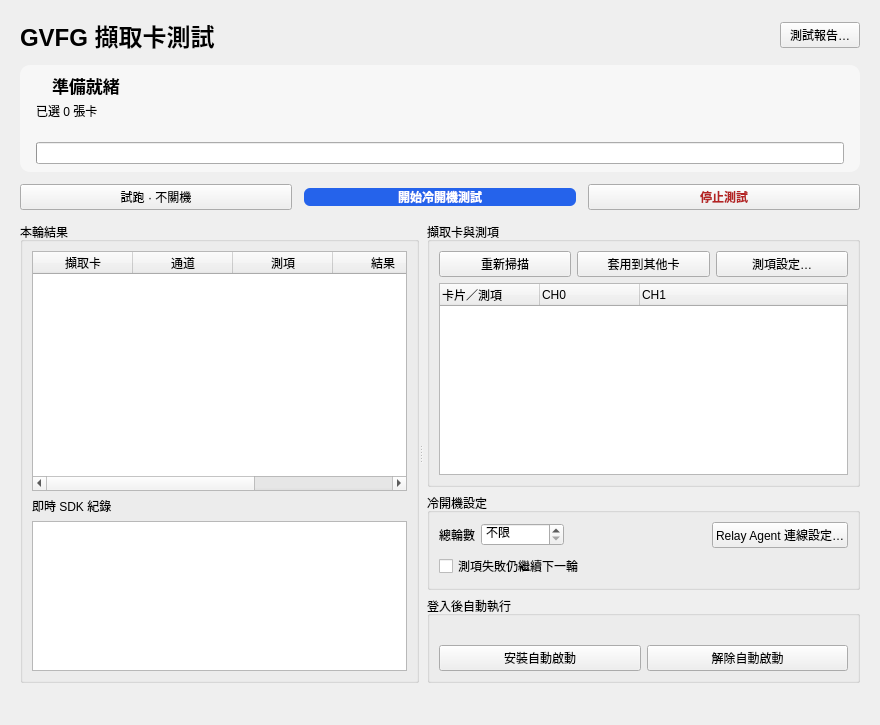
<?xml version="1.0" encoding="UTF-8"?>
<ui version="4.0">
 <class>CardTestWindow</class>
 <widget class="QWidget" name="CardTestWindow">
  <property name="windowTitle"><string>GVFG 擷取卡測試</string></property>
  <property name="minimumSize"><size><width>880</width><height>540</height></size></property>
  <layout class="QVBoxLayout" name="pageLayout" stretch="0,0,0,1,0">
   <property name="leftMargin"><number>20</number></property>
   <property name="topMargin"><number>18</number></property>
   <property name="rightMargin"><number>20</number></property>
   <property name="bottomMargin"><number>16</number></property>
   <property name="spacing"><number>12</number></property>
   <item>
    <layout class="QHBoxLayout" name="titleLayout">
     <item><widget class="QLabel" name="pageTitle">
      <property name="text"><string>GVFG 擷取卡測試</string></property>
      <property name="styleSheet"><string>font-size: 24px; font-weight: 600;</string></property>
     </widget></item>
     <item><spacer name="titleSpacer"><property name="orientation"><enum>Qt::Horizontal</enum></property><property name="sizeHint"><size><width>20</width><height>1</height></size></property></spacer></item>
     <item><widget class="QLabel" name="sdkVersionLabel"><property name="textInteractionFlags"><set>Qt::TextSelectableByMouse</set></property></widget></item>
     <item><widget class="QPushButton" name="reportsButton"><property name="text"><string>測試報告…</string></property></widget></item>
    </layout>
   </item>
   <item>
    <widget class="QFrame" name="summaryFrame">
     <property name="sizePolicy"><sizepolicy hsizetype="Preferred" vsizetype="Maximum"><horstretch>0</horstretch><verstretch>0</verstretch></sizepolicy></property>
     <property name="styleSheet"><string>QFrame#summaryFrame { background: palette(alternate-base); border-radius: 10px; }</string></property>
     <layout class="QVBoxLayout" name="summaryLayout">
      <property name="leftMargin"><number>16</number></property>
      <property name="topMargin"><number>8</number></property>
      <property name="rightMargin"><number>16</number></property>
      <property name="bottomMargin"><number>8</number></property>
      <property name="spacing"><number>4</number></property>
      <item><layout class="QHBoxLayout" name="statusRow">
       <item alignment="Qt::AlignTop"><widget class="QLabel" name="statusLamp">
        <property name="minimumSize"><size><width>12</width><height>12</height></size></property>
        <property name="maximumSize"><size><width>12</width><height>12</height></size></property>
       </widget></item>
       <item><widget class="QLabel" name="statusLabel">
       <property name="text"><string>準備就緒</string></property>
       <property name="wordWrap"><bool>true</bool></property>
       <property name="styleSheet"><string>font-size: 17px; font-weight: 600;</string></property>
       </widget></item>
      </layout></item>
      <item><widget class="QLabel" name="selectionLabel"><property name="text"><string>已選 0 張卡</string></property></widget></item>
      <item><widget class="QLabel" name="progressLabel"><property name="wordWrap"><bool>true</bool></property></widget></item>
      <item><widget class="QProgressBar" name="roundProgress">
       <property name="visible"><bool>false</bool></property>
       <property name="format"><string>本輪進度 %v／%m</string></property>
      </widget></item>
     </layout>
    </widget>
   </item>
   <item>
    <layout class="QHBoxLayout" name="actionsLayout">
     <item><widget class="QPushButton" name="trialButton">
      <property name="minimumHeight"><number>42</number></property>
      <property name="text"><string>試跑 · 不關機</string></property>
     </widget></item>
     <item><widget class="QPushButton" name="runButton">
      <property name="minimumHeight"><number>42</number></property>
      <property name="text"><string>開始冷開機測試</string></property>
      <property name="styleSheet"><string>QPushButton {background: #2563eb; color: white; border: none; border-radius: 6px; font-weight: 600;} QPushButton:disabled {background: #cbd5e1; color: #64748b;}</string></property>
     </widget></item>
     <item><widget class="QPushButton" name="stopButton">
      <property name="minimumHeight"><number>42</number></property>
      <property name="text"><string>停止測試</string></property>
      <property name="styleSheet"><string>QPushButton:enabled {color: #b52323; font-weight: 600;}</string></property>
     </widget></item>
    </layout>
   </item>
   <item>
    <widget class="QSplitter" name="workspaceSplitter">
     <property name="orientation"><enum>Qt::Horizontal</enum></property>
     <property name="childrenCollapsible"><bool>false</bool></property>
     <widget class="QGroupBox" name="resultsPanel">
      <property name="title"><string>本輪結果</string></property>
      <layout class="QVBoxLayout" name="resultsLayout">
       <item><widget class="QTableWidget" name="resultsTable">
        <property name="alternatingRowColors"><bool>true</bool></property>
        <property name="editTriggers"><set>QAbstractItemView::NoEditTriggers</set></property>
        <property name="selectionBehavior"><enum>QAbstractItemView::SelectRows</enum></property>
        <attribute name="verticalHeaderVisible"><bool>false</bool></attribute>
        <column><property name="text"><string>擷取卡</string></property></column>
        <column><property name="text"><string>通道</string></property></column>
        <column><property name="text"><string>測項</string></property></column>
        <column><property name="text"><string>結果</string></property></column>
        <column><property name="text"><string>詳細資訊</string></property></column>
       </widget></item>
       <item><widget class="QLabel" name="diagnosticsLabel"><property name="text"><string>即時 SDK 紀錄</string></property></widget></item>
       <item><widget class="QPlainTextEdit" name="diagnosticsLog">
        <property name="readOnly"><bool>true</bool></property>
        <property name="maximumBlockCount"><number>1000</number></property>
        <property name="maximumSize"><size><width>16777215</width><height>150</height></size></property>
       </widget></item>
      </layout>
     </widget>
     <widget class="QWidget" name="settingsPanel">
      <property name="minimumWidth"><number>350</number></property>
      <layout class="QVBoxLayout" name="settingsLayout">
       <property name="leftMargin"><number>4</number></property>
       <property name="topMargin"><number>0</number></property>
       <property name="rightMargin"><number>0</number></property>
       <property name="bottomMargin"><number>0</number></property>
       <item><widget class="QGroupBox" name="selectionGroup">
        <property name="title"><string>擷取卡與測項</string></property>
        <layout class="QVBoxLayout" name="selectionLayout">
         <item><layout class="QHBoxLayout" name="cardActions">
          <item><widget class="QPushButton" name="refreshButton"><property name="text"><string>重新掃描</string></property></widget></item>
          <item><widget class="QPushButton" name="copyButton"><property name="text"><string>套用到其他卡</string></property><property name="toolTip"><string>將目前選取卡片的測項勾選套用到其他卡片</string></property></widget></item>
          <item><widget class="QPushButton" name="thresholdsButton"><property name="text"><string>測項設定…</string></property></widget></item>
         </layout></item>
         <item><widget class="QTreeWidget" name="cardTree">
          <property name="alternatingRowColors"><bool>true</bool></property>
          <property name="uniformRowHeights"><bool>true</bool></property>
          <column><property name="text"><string>卡片／測項</string></property></column>
          <column><property name="text"><string>CH0</string></property></column>
          <column><property name="text"><string>CH1</string></property></column>
         </widget></item>
        </layout>
       </widget></item>
       <item><widget class="QGroupBox" name="cycleGroup">
        <property name="title"><string>冷開機設定</string></property>
        <layout class="QVBoxLayout" name="cycleLayout">
         <item><layout class="QHBoxLayout" name="relayLayout">
          <item><widget class="QLabel" name="roundLabel"><property name="text"><string>總輪數</string></property><property name="buddy"><cstring>roundsSpin</cstring></property></widget></item>
          <item><widget class="QSpinBox" name="roundsSpin"><property name="minimum"><number>0</number></property><property name="maximum"><number>100000</number></property><property name="specialValueText"><string>不限</string></property><property name="suffix"><string> 輪</string></property></widget></item>
          <item><spacer name="relaySpacer"><property name="orientation"><enum>Qt::Horizontal</enum></property><property name="sizeHint"><size><width>12</width><height>1</height></size></property></spacer></item>
          <item><widget class="QPushButton" name="agentButton"><property name="text"><string>Relay Agent 連線設定…</string></property></widget></item>
         </layout></item>
         <item><widget class="QCheckBox" name="keepGoingCheck"><property name="text"><string>測項失敗仍繼續下一輪</string></property></widget></item>
        </layout>
       </widget></item>
       <item><widget class="QGroupBox" name="startupGroup">
        <property name="title"><string>登入後自動執行</string></property>
        <layout class="QVBoxLayout" name="startupLayout">
         <item><widget class="QLabel" name="startupStatus"><property name="wordWrap"><bool>true</bool></property></widget></item>
         <item><layout class="QHBoxLayout" name="startupActions">
          <item><widget class="QPushButton" name="installStartup"><property name="text"><string>安裝自動啟動</string></property></widget></item>
          <item><widget class="QPushButton" name="removeStartup"><property name="text"><string>解除自動啟動</string></property></widget></item>
         </layout></item>
        </layout>
       </widget></item>
      </layout>
     </widget>
    </widget>
   </item>
   <item><widget class="QLabel" name="statisticsLabel"><property name="wordWrap"><bool>true</bool></property></widget></item>
  </layout>
 </widget>
 <resources/>
 <connections/>
</ui>
